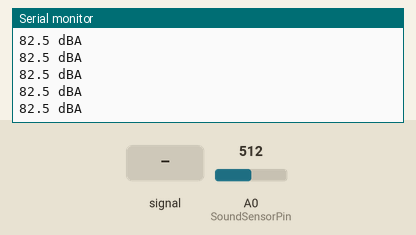
The sketch below on a simulated ESP8266 (NodeMCU). Shown: the last lines printed to the serial monitor. The test bench sets the inputs (shaded band); at power-on: A0 (SoundSensorPin) = 512.

Above: at 1.2 s.
1.3 s: A0 (SoundSensorPin) fed a 200 Hz sine of ±81 counts around its level
At 1.49 s:
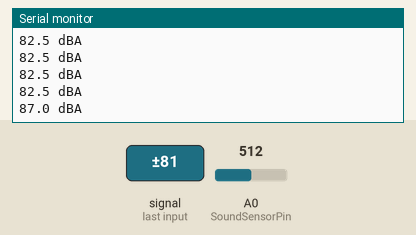
2.8 s: A0 (SoundSensorPin) set to 716
At 2.87 s:
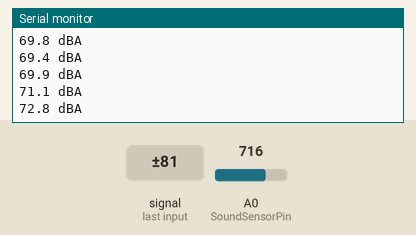
4.3 s: A0 (SoundSensorPin) fed a 1000 Hz sine of ±255 counts around its level
At 4.5 s:
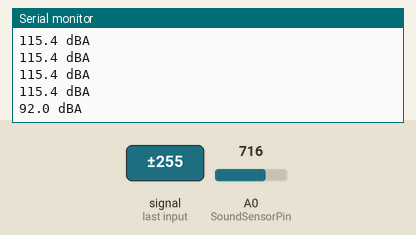
5.8 s: A0 (SoundSensorPin) set to 900
At 5.88 s:
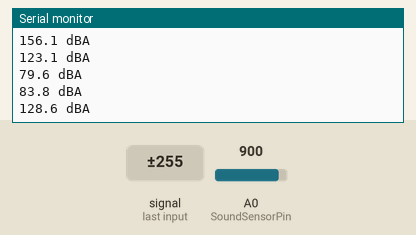
Timing chart, 0 to 8.3 s (numbered marks = the images above; inputs shaded):
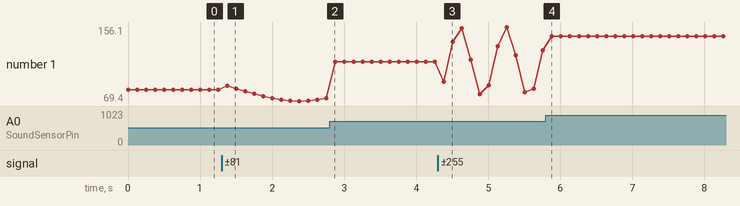

Measured:
- after the input at 1.3 s, the serial monitor: prints a new line after 0.08 s (image 1)
- after the input at 4.3 s, the serial monitor: prints a new line after 0.08 s (image 3)
- plotted number 1: 82.5 → 72.8 after the input at 1.3 s, 72.8 → 115.4 after the input at 2.8 s, 115.4 → 128.6 after the input at 4.3 s, 128.6 → 145 after the input at 5.8 s

The sketch:

esp_sound.ino
```cpp
//esp32
// #define SoundSensorPin 13  //this pin read the analog voltage from the sound level meter
// #define VREF  5.0  //voltage on AREF pin,default:operating voltage

//esp8266
#define SoundSensorPin A0  // ESP8266 uses A0 for analog input
#define VREF  3.3  // Voltage reference for ESP8266 (operating voltage)

float voltageValue,dbValue;

void setup()
{
    Serial.begin(115200);
}

void loop()
{
    voltageValue = analogRead(SoundSensorPin) / 1024.0 * VREF;
    dbValue = voltageValue * 50.0;  //convert voltage to decibel value
    Serial.print(dbValue,1);
    Serial.println(" dBA");
    delay(125);
}
```
